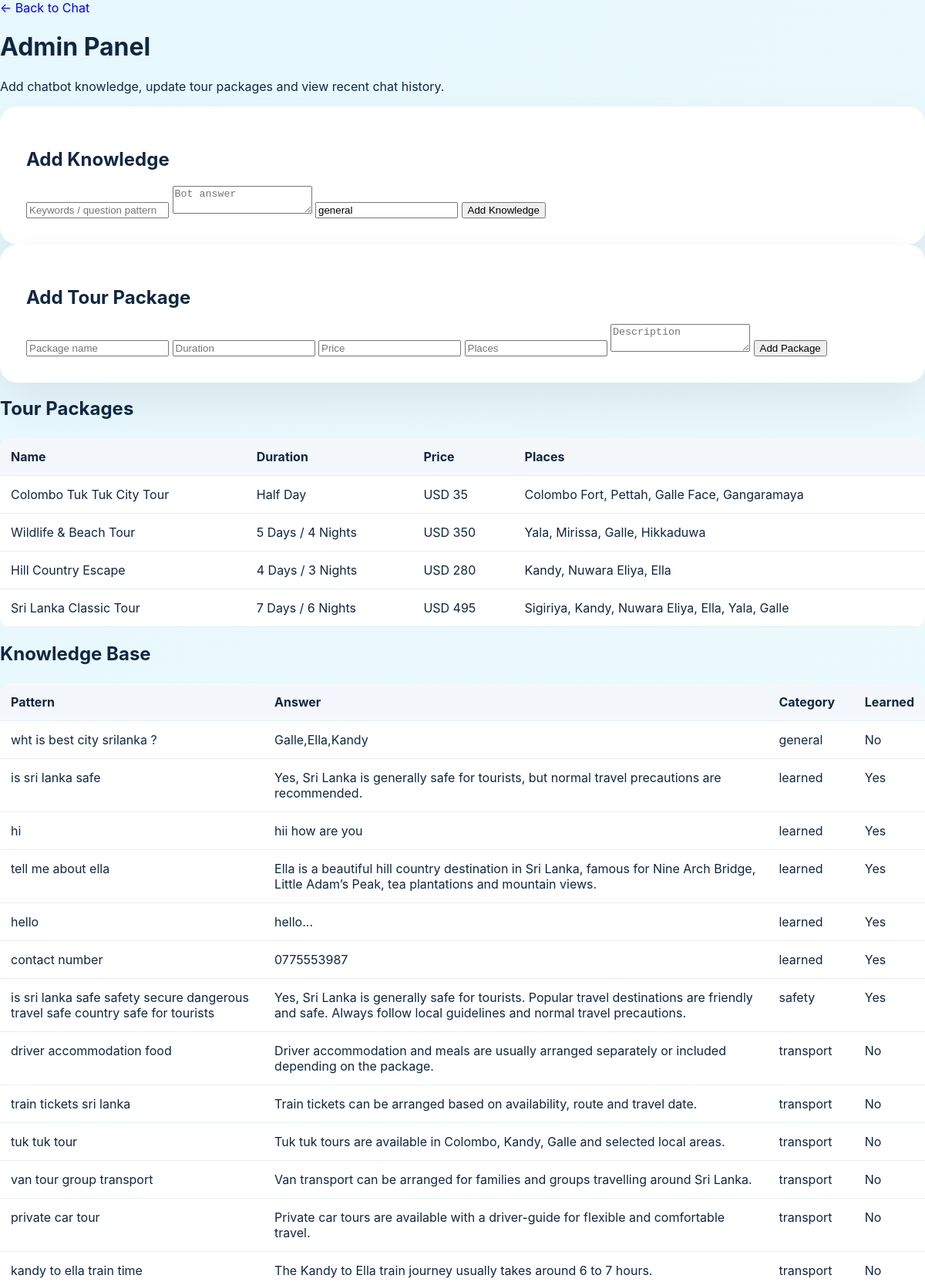
The app's page /admin.php (upper part) with its own data.
### tables this page shows
CREATE TABLE `travel_packages` (
  `id` int(11) NOT NULL,
  `package_name` varchar(150) NOT NULL,
  `duration` varchar(50) NOT NULL,
  `price` varchar(50) NOT NULL,
  `places` text NOT NULL,
  `description` text NOT NULL,
  `status` varchar(20) DEFAULT 'active'
);

CREATE TABLE `knowledge_base` (
  `id` int(11) NOT NULL,
  `question_pattern` varchar(255) NOT NULL,
  `answer` text NOT NULL,
  `category` varchar(100) DEFAULT 'general',
  `is_learned` tinyint(1) DEFAULT 0,
  `created_at` timestamp NOT NULL DEFAULT current_timestamp()
);

### admin.php (the view, shortened to what this page needs)
<?php
include 'includes/db.php';
$knowledge = $pdo->query("SELECT * FROM knowledge_base ORDER BY id DESC")->fetchAll(PDO::FETCH_ASSOC);
$packages = $pdo->query("SELECT * FROM travel_packages ORDER BY id DESC")->fetchAll(PDO::FETCH_ASSOC);
?>
<!DOCTYPE html>
<html lang="en">
<head>
    <link rel="stylesheet" href="assets/css/style.css">
</head>
<body>
<div class="admin-page">
    <a href="index.php" class="back-link">← Back to Chat</a>
    <h1>Admin Panel</h1>
    <p>Add chatbot knowledge, update tour packages and view recent chat history.</p>
    <div class="admin-grid">
        <div class="admin-card">
            <h2>Add Knowledge</h2>
            <form method="post">
                <input name="question_pattern" placeholder="Keywords / question pattern" required>
                <textarea name="answer" placeholder="Bot answer" required></textarea>
                <input name="category" placeholder="Category" value="general">
                <button name="add_knowledge">Add Knowledge</button>
            </form>
        </div>
        <div class="admin-card">
            <h2>Add Tour Package</h2>
            <form method="post">
                <input name="package_name" placeholder="Package name" required>
                <input name="duration" placeholder="Duration" required>
                <input name="price" placeholder="Price" required>
                <input name="places" placeholder="Places" required>
                <textarea name="description" placeholder="Description" required></textarea>
                <button name="add_package">Add Package</button>
            </form>
        </div>
    </div>
    <h2>Tour Packages</h2>
    <table><tr><th>Name</th><th>Duration</th><th>Price</th><th>Places</th></tr>
    <?php foreach ($packages as $p): ?>
        <tr><td><?= htmlspecialchars($p['package_name']) ?></td><td><?= htmlspecialchars($p['duration']) ?></td><td><?= htmlspecialchars($p['price']) ?></td><td><?= htmlspecialchars($p['places']) ?></td></tr>
    <?php endforeach; ?>
    </table>
    <h2>Knowledge Base</h2>
    <table><tr><th>Pattern</th><th>Answer</th><th>Category</th><th>Learned</th></tr>
    <?php foreach ($knowledge as $k): ?>
        <tr><td><?= htmlspecialchars($k['question_pattern']) ?></td><td><?= htmlspecialchars($k['answer']) ?></td><td><?= htmlspecialchars($k['category']) ?></td><td><?= $k['is_learned'] ? 'Yes' : 'No' ?></td></tr>
    <?php endforeach; ?>
    </table>
</div>
</body>
</html>

### assets/css/style.css (style rules this page uses)
:root { --blue:#0077b6; --dark:#0f2742; --green:#38b000; --light:#eefaff; --soft:#f6fbff; --border:#d6e7f3; --shadow:0 22px 65px rgba(7,52,92,.14); }
* { box-sizing:border-box }
html,body { margin:0; min-height:100%; font-family:Inter,Arial,sans-serif; background:linear-gradient(135deg,#e7f8ff,#f8fff0); color:var(--dark); }
a { text-decoration:none }
.dashboard-card, .admin-card { background:#fff; border-radius:22px; padding:34px; box-shadow:0 25px 60px rgba(0,0,0,.08); }
table { width:100%; border-collapse:collapse; margin-top:24px; background:#fff; overflow:hidden; border-radius:14px; }
th,td { padding:14px; border-bottom:1px solid #e7eef6; text-align:left; vertical-align:top; }
th { background:#f4f8fd; }

### records on screen
travel_packages: package_name "Colombo Tuk Tuk City Tour", duration "Half Day", price "USD 35", places "Colombo Fort, Pettah, Galle Face, Gangaramaya"
travel_packages: package_name "Wildlife & Beach Tour", duration "5 Days / 4 Nights", price "USD 350", places "Yala, Mirissa, Galle, Hikkaduwa"
travel_packages: package_name "Hill Country Escape", duration "4 Days / 3 Nights", price "USD 280", places "Kandy, Nuwara Eliya, Ella"
travel_packages: package_name "Sri Lanka Classic Tour", duration "7 Days / 6 Nights", price "USD 495", places "Sigiriya, Kandy, Nuwara Eliya, Ella, Yala, Galle"
knowledge_base: question_pattern "wht is best city srilanka ?", answer "Galle,Ella,Kandy", category "general", is_learned "No"
knowledge_base: question_pattern "is sri lanka safe", answer "Yes, Sri Lanka is generally safe for tourists, but normal travel precautions are recommended.", category "learned", is_learned "Yes"
knowledge_base: question_pattern "hi", answer "hii how are you", category "learned", is_learned "Yes"
knowledge_base: question_pattern "tell me about ella", answer "Ella is a beautiful hill country destination in Sri Lanka, famous for Nine Arch Bridge, Little Adam’s Peak, tea plantations and mountain views.", category "learned", is_learned "Yes"
knowledge_base: question_pattern "hello", answer "hello...", category "learned", is_learned "Yes"
knowledge_base: question_pattern "contact number", answer "0775553987", category "learned", is_learned "Yes"
knowledge_base: question_pattern "is sri lanka safe safety secure dangerous travel safe country safe for tourists", answer "Yes, Sri Lanka is generally safe for tourists. Popular travel destinations are friendly and safe. Always follow local guidelines and normal travel precautions.", category "safety", is_learned "Yes"
knowledge_base: question_pattern "driver accommodation food", answer "Driver accommodation and meals are usually arranged separately or included depending on the package.", category "transport", is_learned "No"
knowledge_base: question_pattern "train tickets sri lanka", answer "Train tickets can be arranged based on availability, route and travel date.", category "transport", is_learned "No"
knowledge_base: question_pattern "tuk tuk tour", answer "Tuk tuk tours are available in Colombo, Kandy, Galle and selected local areas.", category "transport", is_learned "No"
knowledge_base: question_pattern "van tour group transport", answer "Van transport can be arranged for families and groups travelling around Sri Lanka.", category "transport", is_learned "No"
knowledge_base: question_pattern "private car tour", answer "Private car tours are available with a driver-guide for flexible and comfortable travel.", category "transport", is_learned "No"
knowledge_base: question_pattern "kandy to ella train time", answer "The Kandy to Ella train journey usually takes around 6 to 7 hours.", category "transport", is_learned "No"
